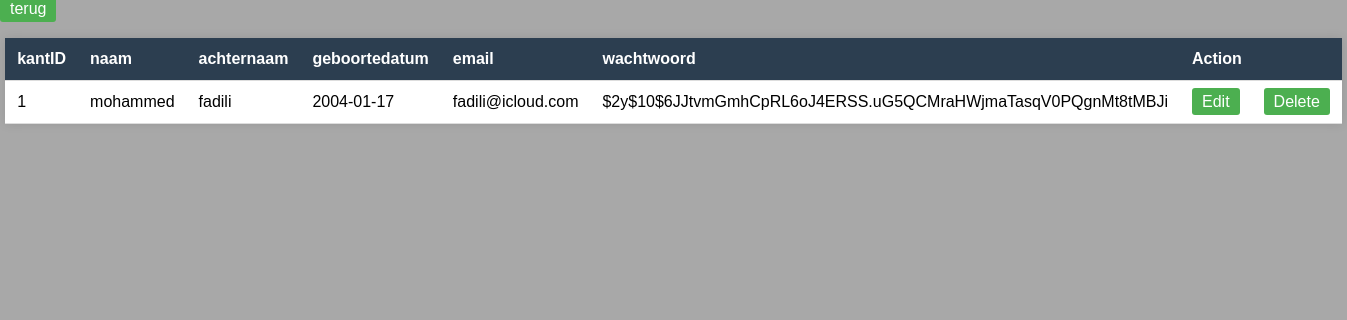
The page /klantenoverzicht.php on the database its author committed.
### tables this page shows
CREATE TABLE `klant` (
  `KlantID` int(11) NOT NULL,
  `naam` varchar(100) DEFAULT NULL,
  `achternaam` varchar(255) DEFAULT NULL,
  `geboortedatum` date DEFAULT NULL,
  `email` varchar(255) DEFAULT NULL,
  `wachtwoord` varchar(255) DEFAULT NULL
);

### db.php (called while the page is built, shortened)
<?php
class Database{
    public $pdo;
    public function __construct($db = "auto_winkel", $user ="root", $pwd="", $host="localhost:3307") {
        try {
            $this->pdo = new PDO("mysql:host=$host;dbname=$db", $user, $pwd);
            $this->pdo->setAttribute(PDO::ATTR_ERRMODE, PDO::ERRMODE_EXCEPTION);
          } catch(PDOException $e) {
            echo "Connection failed: " . $e->getMessage();
          }
        }
public function selectAllklanten() : array {
  $stmt = $this->pdo->query("SELECT * FROM klant");
  $result = $stmt->fetchAll();
  return $result;
}
}
?>

### klantenoverzicht.php (the view, shortened to what this page needs)
<?php
include 'db.php';
$db = new Database();
$users = $db->selectAllklanten();
?>
<!DOCTYPE html>
<html lang="en">
<head>
    <link rel="stylesheet" href="styleauto.css">
</head>
<body>
<nav>
    <a href="admin1.php">terug</a>
</nav>
    <table class="table dark">
        <tr>
            <th>kantID</th>
            <th>naam</th>
            <th>achternaam</th>
            <th>geboortedatum</th>
            <th>email</th>
            <th>wachtwoord</th>
            <th colspan="2">Action</th>
        </tr>
        <?php
        if ($users) {
            foreach ($users as $user) {?>
            <tr>
                <td><?php echo $user['KlantID'];?></td>
                <td><?php echo $user['naam']?></td>
                <td><?php echo $user['achternaam']?></td>
                <td><?php echo $user['geboortedatum']?></td>
                <td><?php echo $user['email']?></td>
                <td><?php echo $user['wachtwoord']?></td>
                <td><a href="editeklant.php?id=<?php echo $user['KlantID']; ?>">Edit</a></td>
                <td><a href="deleteklant.php?id=<?php echo $user['KlantID']; ?>">Delete</a></td>
            </tr>
        <?php
            }
        }
        ?>
    </table>
</body>
</html>

### styleauto.css (style rules this page uses)
body { font-family: Arial, sans-serif; background-color: #a8a8a8; margin: 0; padding: 0; }
table { width: 80%; margin: 20px auto; border-collapse: collapse; box-shadow: 0 0 10px rgba(0, 0, 0, 0.1); background-color: #fff; }
th, td { padding: 12px; text-align: left; border-bottom: 1px solid #ddd; }
th { background-color: #2c3e50; color: white; }
a { text-decoration: none; padding: 5px 10px; border-radius: 3px; background-color:#4caf50; color: white; }

### rows shown on the page
klant: KlantID "1", naam "mohammed", achternaam "fadili", geboortedatum "2004-01-17", email "fadili@icloud.com", wachtwoord "$2y$10$6JJtvmGmhCpRL6oJ4ERSS.uG5QCMraHWjmaTasqV0PQgnMt8tMBJi"
